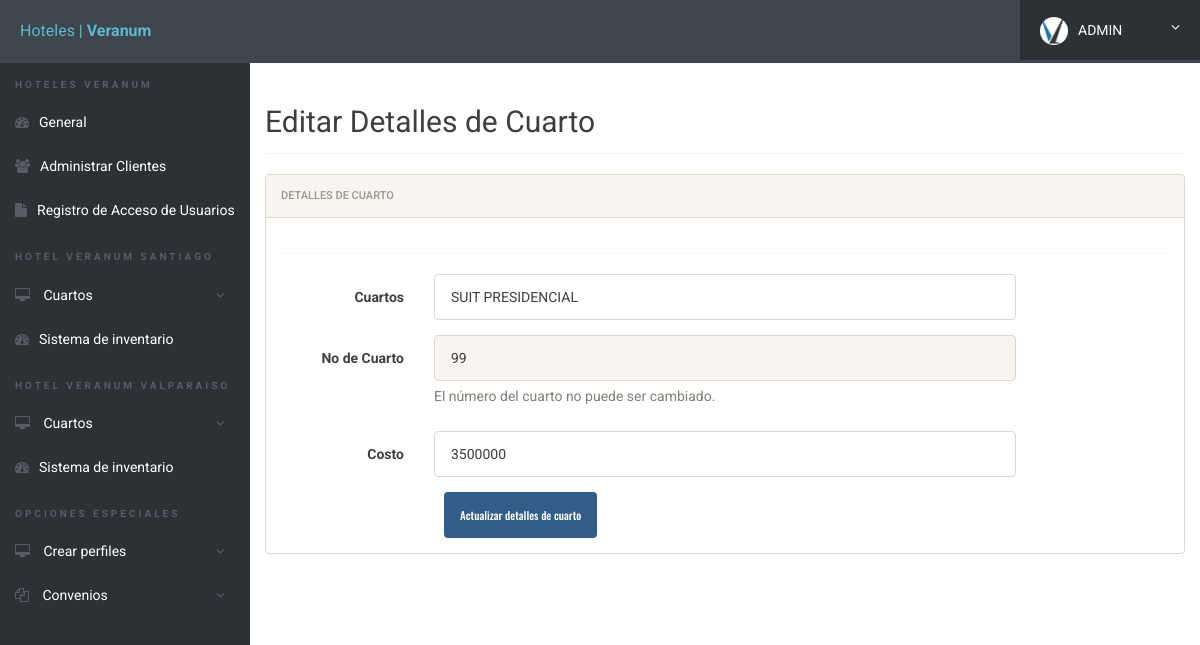
Screenshot of /admin/edit-room.php?id=11 (signed in) with the database file from the repository.
### tables this page shows
CREATE TABLE `rooms` (
  `id` int(11) NOT NULL,
  `seater` varchar(255) NOT NULL,
  `room_no` int(11) NOT NULL,
  `fees` int(11) NOT NULL,
  `posting_date` timestamp NOT NULL DEFAULT current_timestamp()
);

### admin/edit-room.php (the view, shortened to what this page needs)
<?php
include('includes/config.php');
?>
<!doctype html>
<html lang="en" class="no-js">
<head>
	<link rel="stylesheet" href="css/font-awesome.min.css">
	<link rel="stylesheet" href="css/bootstrap.min.css">
	<link rel="stylesheet" href="css/dataTables.bootstrap.min.css">>
	<link rel="stylesheet" href="css/bootstrap-social.css">
	<link rel="stylesheet" href="css/bootstrap-select.css">
	<link rel="stylesheet" href="css/fileinput.min.css">
	<link rel="stylesheet" href="css/awesome-bootstrap-checkbox.css">
	<link rel="stylesheet" href="css/style.css">
</head>
<body>
	<?php include('includes/header.php');?>
	<div class="ts-main-content">
		<?php include('includes/sidebar.php');?>
		<div class="content-wrapper">
			<div class="container-fluid">
				<div class="row">
					<div class="col-md-12">
						</br></br><h2 class="page-title">Editar Detalles de Cuarto </h2>
						<div class="row">
							<div class="col-md-12">
								<div class="panel panel-default">
									<div class="panel-heading">Detalles de Cuarto</div>
									<div class="panel-body">
										<form method="post" class="form-horizontal">
												<?php
												$id=$_GET['id'];
	$ret="select * from rooms where id=?";
		$stmt= $mysqli->prepare($ret) ;
	 $stmt->bind_param('i',$id);
	 $stmt->execute() ;
	 $res=$stmt->get_result();
	   while($row=$res->fetch_object())
	  {
	  	?>
						<div class="hr-dashed"></div>
						<div class="form-group">
						<label class="col-sm-2 control-label">Cuartos  </label>
					<div class="col-sm-8">
					<input type="text"  name="seater" value="<?php echo $row->seater;?>"  class="form-control"> </div>
					</div>
				 <div class="form-group">
				<label class="col-sm-2 control-label">No de Cuarto </label>
		<div class="col-sm-8">
	<input type="text" class="form-control" name="rmno" id="rmno" value="<?php echo $row->room_no;?>" disabled>
	<span class="help-block m-b-none">
													El número del cuarto no puede ser cambiado.</span>
						 </div>
						</div>
<div class="form-group">
									<label class="col-sm-2 control-label">Costo </label>
									<div class="col-sm-8">
									<input type="text" class="form-control" name="fees" value="<?php echo $row->fees;?>" >
												</div>
											</div>
<?php } ?>
												<div class="col-sm-8 col-sm-offset-2">
													<input class="btn btn-primary" type="submit" name="submit" value="Actualizar detalles de cuarto ">
												</div>
											</div>
									</div>
								</div>
							</div>
							</div>
						</div>
					</div>
				</div>
			</div>
</body>
</html>

### admin/css/style.css (style rules this page uses)
html { font-size: 14px; }
@media only screen and (min-width: 480px) { html { font-size: 17px; } }
@media only screen and (min-width: 768px) { html { font-size: 14px; } }
body { font-size: 1em; }
.btn { font-family: 'Oswald', sans-serif; }
.hr-dashed { background-color: transparent; border-top: 1px dotted #edf0f5; color: transparent; height: 1px; margin: 20px 0; }
.panel { overflow: hidden; }
.btn { text-transform: none; }
.page-title { padding-bottom: 15px; margin-bottom: 20px; border-bottom: 1px solid #f0f0f0; }
.ts-main-content .content-wrapper { padding-top: 15px; margin-top: 10px; }
@media only screen and (min-width: 992px) { .ts-main-content .content-wrapper { margin-left: 250px; } }

### rows the page displays
rooms: seater "SUIT PRESIDENCIAL", rmno "99", fees "3500000"
